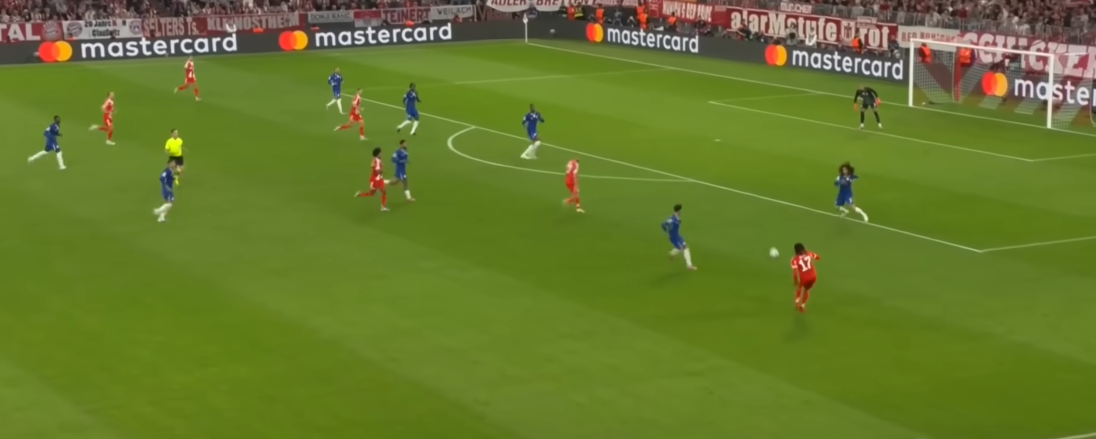
#> input picture test_images/oblique_field_view.png, 2192 x 878 px (shown at 1/2 size)
$ python field.py
#> lines starting #> are read from the running program, lines starting #| are printed output that depends on the picture; after the words box and inside, x2 and y2 are one past the last pixel; in counts of white or black regions, pixels touching at a corner belong together
import math
import numpy as np
import cv2

avg_past_lines = None
n = 0

last_frame_points = []

def mask_field_green(img):
    # convert to hsv
    hsv = cv2.cvtColor(img, cv2.COLOR_BGR2HSV)

    # filter to green only
    lower = np.array([25, 45, 30])
    upper = np.array([95, 255, 255])
    mask = cv2.inRange(hsv, lower, upper)

    # clean up mask
    # https://docs.opencv.org/4.x/d9/d61/tutorial_py_morphological_ops.html
    mask = cv2.morphologyEx(mask, cv2.MORPH_OPEN,  np.ones((20,20), np.uint8))
    mask = cv2.morphologyEx(mask, cv2.MORPH_CLOSE, np.ones((25,25), np.uint8))

    return mask

def get_field_boundary_points(mask):
    # get edges from mask
    edges = cv2.Canny(mask, 70, 150)

    # get the external contours
    contours, _ = cv2.findContours(edges, cv2.RETR_EXTERNAL, cv2.CHAIN_APPROX_NONE)

    # get the contour with the largest area (should be the exterior of the field)
    contour = max(contours, key=lambda c: cv2.arcLength(c, False))

    # convert to points
    pts = contour.reshape(-1, 2)
    return pts

def get_candidate_lines(points, max_lines, ransac_thresh, ransac_iter, min_inliers):
    if points is None or len(points) == 0:
        return []

    pts = points.copy()
    candidates = []

    # get the
    for _ in range(max_lines):
        line, inliers = ransac_fit_line(pts, threshold=ransac_thresh, iterations=ransac_iter)
        if line is None or inliers is None or len(inliers) < min_inliers:
            break

        inlier_pts = pts[inliers]
        candidates.append((line, inlier_pts, len(inliers)))

        # remove inliers so they don't get double counted in lines
        pts = np.delete(pts, inliers, axis=0)

    return candidates

def ransac_fit_line(points, threshold, iterations):
    if points is None or len(points) < 2:
        return None, None

    # keep track of best line
    best_line = None
    best_inliers = None
    n = len(points)

    for _ in range(iterations):
        # choose two random points
        i1, i2 = np.random.choice(n, 2, replace=False)
        p1 = points[i1]; p2 = points[i2]
        x1,y1 = p1
        x2,y2 = p2

        # compute line equation of form ax+by+c=0
        a = y1 - y2
        b = x2 - x1
        c = x1*y2 - x2*y1

        # compute the norm
        norm = np.hypot(a, b)
        if norm < 1e-8:
            continue

        # noramalize the line equation
        a, b, c = a/norm, b/norm, c/norm

        # compute distance to line for all points
        dists = np.abs(a*points[:,0] + b*points[:,1] + c)

        # find the points that lie within that line (closer than a min threshold)
        inliers = np.where(dists < threshold)[0]

        # choose best model as the one with the most inliers
        if best_inliers is None or len(inliers) > len(best_inliers):
            best_inliers = inliers
            best_line = (a, b, c)

    return best_line, best_inliers

# [51 lines left out: function filter_out_border, not called in this run]

def average_line(lines):
    # get the average line for a group of lines
    a, b, c = np.mean(np.array(lines), axis=0)

    # normalize
    norm = np.hypot(a,b)

    return (a/norm, b/norm, c/norm)

def group_lines(lines, size, angle_diff):
    angle_thresh = np.deg2rad(5)

    # [(lower_angle, upper_angle),]
    groups = []

    # list of lists of line equations
    sets = []

    for (a, b, c) in lines:
        theta = np.arctan2(-a, b)

        # add first line
        if len(groups) == 0:
            groups.append((theta - angle_thresh, theta + angle_thresh))
            sets.append([(a, b, c)])
            continue

        group_found = False

        # try to fit line into a group
        for i, (low, high) in enumerate(groups):
            if low <= theta <= high:
                sets[i].append((a, b, c))

                # fitted, leave loop
                group_found = True
                break

        # if not placed in a group, make a new one
        if not group_found:
            groups.append((theta - angle_thresh, theta + angle_thresh))
            sets.append([(a, b, c)])

    # sort groups by number of inliers
    group_sizes = [(len(set), i) for i, set in enumerate(sets)]
    group_sizes.sort(reverse=True)

    # get the biggest group that is nearly horizontal
    i = 0
    while i < len(group_sizes):
        extra, group1 = group_sizes[i]
        a1,b1,c1 = average_line(sets[group1])

        # line angle must be from 0 to 30
        angle = math.atan2(-b1, a1)

        if 0 <= angle <= np.deg2rad(30):
            # group1 is within the correct angle range now
            # remove it
            group_sizes.pop(i)
            break

        i += 1

    # get the next biggest group that is close to perpendicular
    i = 0 # index of group

    # go through all groups
    while i < len(group_sizes):
        _, curr_group = group_sizes[i]
        a_curr, b_curr, c_curr = average_line(sets[curr_group])

        # choose second group if the angle difference is big enough
        difference = abs(math.atan2(-b_curr, a_curr)-math.atan2(-b1,a1))

        if math.degrees(min(math.pi-difference, difference)) > angle_diff:
            return ((a1,b1,c1),(a_curr,b_curr,c_curr))

        i += 1

    # end of groups reached, return perpendicular line
    # TODO come up with better value for c2
    H, W = size

    # have line 2 cross the center of the screen
    c2 = -(-b1*W/2 + a1*H/2)

    return ((a1,b1,c1),(-b1, a1, c2))

# [277 lines left out: functions cluster_by_orientation, visualize, get_field_coordinate, get_coordinates, visualize_points, visualize_lines, not called in this run]
#######################################

if __name__ == "__main__":
    # tuning params
    max_lines = 8
    ransac_thresh=20
    ransac_iter=3000
    min_inliers=10
    angle_diff = 3 # degrees

    img = cv2.imread("test_images/oblique_field_view.png")
#> img is the input picture: shape (878, 2192, 3); mean B, G, R 43.7, 121.3, 102.4

    green_mask = mask_field_green(img)
#> in mask_field_green, `hsv = cv2.cvtColor(img, cv2.COLOR_BGR2HSV)`: hsv: shape (878, 2192, 3); mean H, S, V 38.8, 166.3, 125.3
#> in mask_field_green, `mask = cv2.inRange(hsv, lower, upper)`:
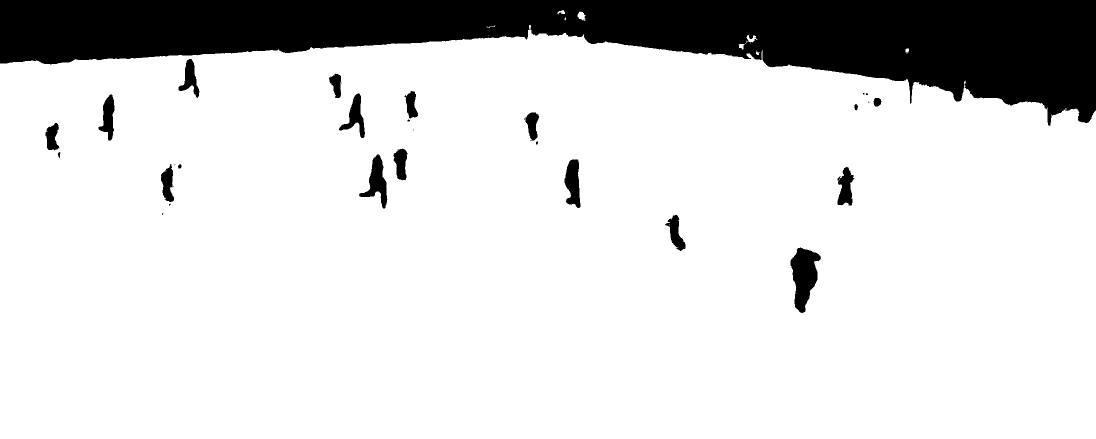
#> mask: shape (878, 2192) (shown at 1/2 size); 84.8% white; 37 black regions (17 under 20 px), largest, box (x1, y1, x2, y2) and area: (0, 0, 2192, 252) 268266, (1581, 495, 1642, 626) 4768, (718, 309, 775, 417) 2486
#> in mask_field_green, `mask = cv2.morphologyEx(mask, cv2.MORPH_OPEN,  np.ones((20,20), np.uin..`:
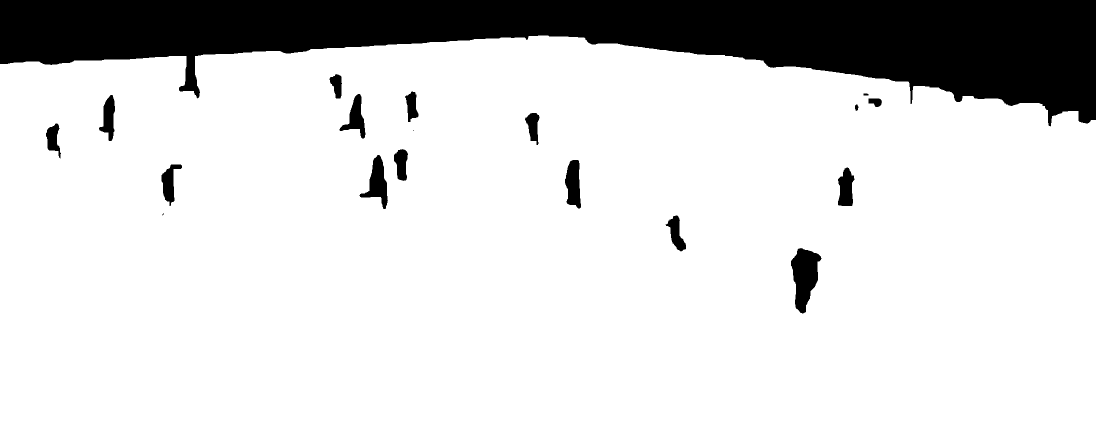
#> mask: shape (878, 2192) (shown at 1/2 size); 84.5% white; 19 black regions (2 under 20 px), largest, box (x1, y1, x2, y2) and area: (0, 0, 2192, 253) 274111, (1582, 496, 1643, 627) 4861, (719, 310, 776, 418) 2650
#> in mask_field_green, `mask = cv2.morphologyEx(mask, cv2.MORPH_CLOSE, np.ones((25,25), np.uin..`:
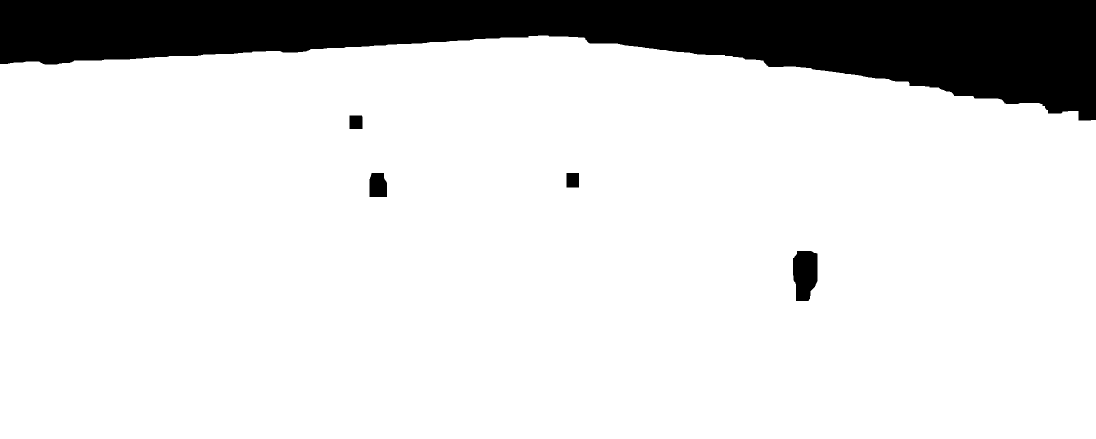
#> mask: shape (878, 2192) (shown at 1/2 size); 85.5% white; 5 black regions, box (x1, y1, x2, y2) and area: (0, 0, 2192, 241) 271607, (1586, 502, 1635, 602) 4127, (739, 346, 774, 394) 1559, (1133, 346, 1158, 375) 725, (699, 231, 725, 258) 700
    cv2.imwrite("debug_green_mask.png", green_mask)

    boundary_pts = get_field_boundary_points(green_mask)
#> in get_field_boundary_points, `edges = cv2.Canny(mask, 70, 150)`:
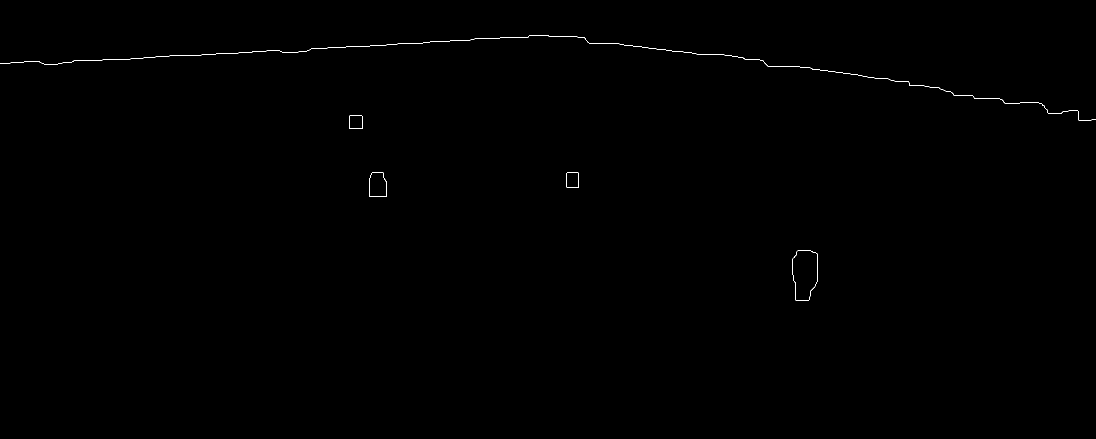
#> edges: shape (878, 2192) (shown at 1/2 size); 0.15% white in thin lines or dots, all inside (x1, y1, x2, y2) = (0, 70, 2192, 602)
#> in get_field_boundary_points, `contours, _ = cv2.findContours(edges, cv2.RETR_EXTERNAL, cv2.CHAIN_APP..`: contours = 5 contours; box (x1, y1, x2, y2) and area: (1585, 501, 1635, 602) 4141, (738, 345, 774, 394) 1553, (1132, 345, 1158, 375) 722, (698, 230, 725, 258) 698, (0, 70, 2192, 241) 32
#> in get_field_boundary_points, `contour = max(contours, key=lambda c: cv2.arcLength(c, False))`: contour = contour of 4468 points, box (x1, y1, x2, y2) (0, 70, 2192, 241), area 32
#> in get_field_boundary_points, `pts = contour.reshape(-1, 2)`: pts = 4468 pairs, first value 0 to 2191, second value 70 to 240
#> boundary_pts has the same summary as pts in get_field_boundary_points

    candidates = get_candidate_lines(boundary_pts, max_lines, ransac_thresh,
                                     ransac_iter,min_inliers)
#> the loop in get_candidate_lines, `for _ in range(max_lines):` made 3 passes
#> (n in ransac_fit_line, line) on passes 1 to 2: (4468, (-0.0217, -1, 112.5)), (1737, (0.155, -0.988, -115.7))
#> after the loop in get_candidate_lines, `for _ in range(max_lines):`: candidates = 2 items; pts = empty array
#> candidates = 2 items

    # just keep lines for now # TODO subject to change
    lines = [line for (line, inliers, coutn) in candidates]
#> lines = [(-0.0217, -1, 112.5), (0.155, -0.988, -115.7)]

    final_line1, final_line2 = group_lines(lines, img.shape[:2], angle_diff)
#> the loop in group_lines, `for (a, b, c) in lines:` made 2 passes
#> (a, b, c, theta) on pass 1: (-0.0217, -1, 112.5, 3.12)
#> (a, b, c, theta) on pass 2: (0.155, -0.988, -115.7, -2.99)
#> after the loop in group_lines, `for (a, b, c) in lines:`: groups = [(3.03, 3.21), (-3.07, -2.9)]; sets = [[(-0.0217, -1, 112.5)], [(0.155, -0.988, -115.7)]]
#> in group_lines, `group_sizes = [(len(set), i) for i, set in enumerate(sets)]`: group_sizes = [(1, 0), (1, 1)]
#> the loop in group_lines, `while i < len(group_sizes):` made 2 passes
#> (extra, group1, a in average_line, b in average_line, c in average_line, norm in average_line, a1, b1) on passes 1 to 2: (1, 1, 0.155, -0.988, -115.7, 1, 0.155, -0.988), (1, 0, -0.0217, -1, 112.5, 1, -0.0217, -1)
#> after the loop in group_lines, `while i < len(group_sizes):`: group_sizes = [(1, 1), (1, 0)]; i = 2
#> the loop in group_lines, `while i < len(group_sizes):` made 1 pass
#> (curr_group, a in average_line, b in average_line, c in average_line, norm in average_line, a_curr, b_curr, c_curr) on pass 1: (1, 0.155, -0.988, -115.7, 1, 0.155, -0.988, -115.7)
#> after the loop in group_lines, `while i < len(group_sizes):`: i = 0
#> final_line1 = (-0.0217, -1, 112.5); final_line2 = (0.155, -0.988, -115.7)

    H, W = img.shape[:2]
#> H = 878; W = 2192

    img_out = green_mask.copy()
    for (a, b, c) in [final_line1, final_line2]:

        # Compute intersection with image borders
        pts = []
        # left (x=0)
        if abs(b) > 1e-6:
            y = -(c + a*0) / b
            if 0 <= y < H: pts.append((0, int(y)))
        # right (x=W-1)
        x = W-1
        if abs(b) > 1e-6:
            y = -(c + a*x) / b
            if 0 <= y < H: pts.append((W-1, int(y)))
        # top (y=0)
        if abs(a) > 1e-6:
            x = -(c + b*0) / a
            if 0 <= x < W: pts.append((int(x), 0))
        # bottom (y=H-1)
        y = H-1
        if abs(a) > 1e-6:
            x = -(c + b*y) / a
            if 0 <= x < W: pts.append((int(x), H-1))

        if len(pts) == 2:
            cv2.line(img_out, pts[0], pts[1], (0, 0, 255), 2)
#> this loop made 2 passes
#> (a, b, c) on passes 1 to 2: (-0.0217, -1, 112.5), (0.155, -0.988, -115.7)
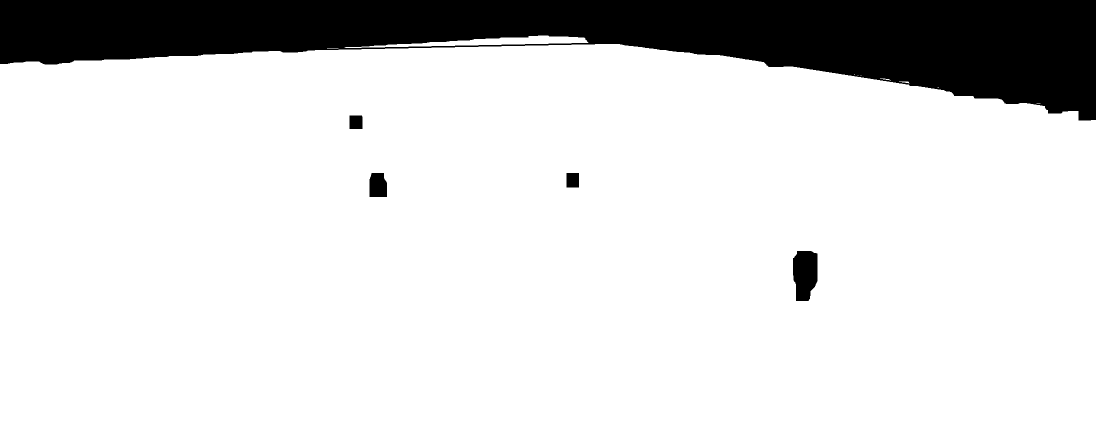
#> img_out: shape (878, 2192) (shown at 1/2 size); 85.4% white; 5 black regions, box (x1, y1, x2, y2) and area: (0, 0, 2192, 241) 274164, (1586, 502, 1635, 602) 4127, (739, 346, 774, 394) 1559, (1133, 346, 1158, 375) 725, (699, 231, 725, 258) 700

    cv2.imshow("Final Lines", img_out)
    cv2.waitKey(0)
    cv2.destroyAllWindows()
